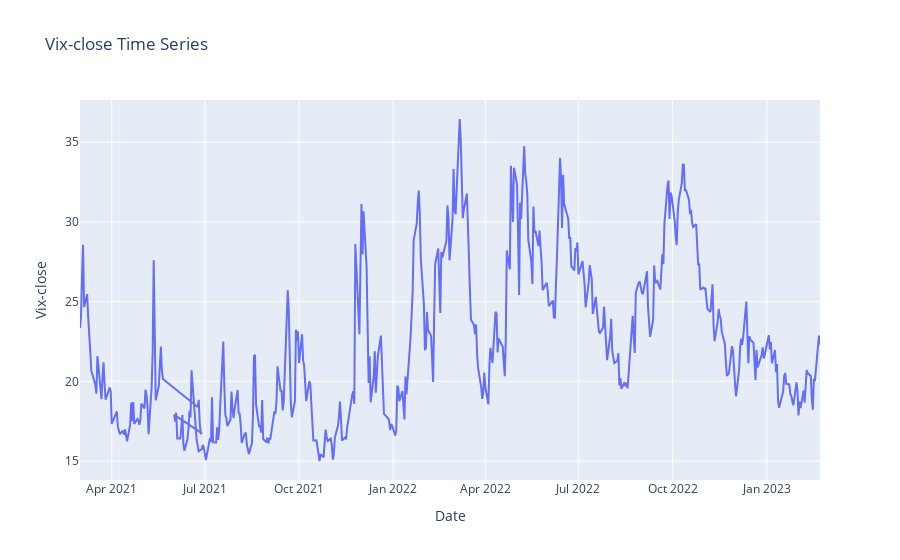

Here is the notebook cell this chart was saved with:
### Code cell
trading_instrument = 'Vix-close'
fig = px.line(data, x='Date', y='Vix-close', title=f'{trading_instrument} Time Series')
fig.show()

### Figure 1 — Plotly figure (JSON) as saved in the notebook; plotly's stock layout.template omitted (floating-point values rounded to 4 significant figures; data arrays with more than 128 entries replaced by an {"elided": "..."} marker saying what was removed)
{"data": [{"hovertemplate": "Date=%{x}<br>Vix-close=%{y}<extra></extra>", "legendgroup": "", "line": {"color": "#636efa", "dash": "solid"}, "marker": {"symbol": "circle"}, "mode": "lines", "name": "", "orientation": "v", "showlegend": false, "type": "scatter", "x": {"elided": "499 str values"}, "xaxis": "x", "y": {"elided": "499 float values"}, "yaxis": "y"}], "layout": {"legend": {"tracegroupgap": 0}, "title": {"text": "Vix-close Time Series"}, "xaxis": {"anchor": "y", "domain": [0, 1], "title": {"text": "Date"}}, "yaxis": {"anchor": "x", "domain": [0, 1], "title": {"text": "Vix-close"}}}}
